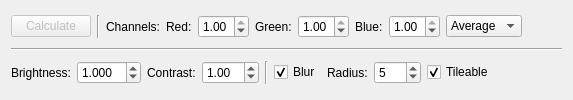
            <widget class="QWidget" name="tab_displace">
             <property name="enabled">
              <bool>true</bool>
             </property>
             <attribute name="title">
              <string>Displacementmap</string>
             </attribute>
             <layout class="QVBoxLayout" name="verticalLayout_5">
              <item>
               <layout class="QHBoxLayout" name="horizontalLayout_6">
                <item>
                 <widget class="QPushButton" name="pushButton_calcDisplace">
                  <property name="enabled">
                   <bool>false</bool>
                  </property>
                  <property name="text">
                   <string>Calculate</string>
                  </property>
                  <property name="flat">
                   <bool>false</bool>
                  </property>
                 </widget>
                </item>
                <item>
                 <widget class="Line" name="line_3">
                  <property name="orientation">
                   <enum>Qt::Vertical</enum>
                  </property>
                 </widget>
                </item>
                <item>
                 <widget class="QLabel" name="label_6">
                  <property name="text">
                   <string>Channels:</string>
                  </property>
                 </widget>
                </item>
                <item>
                 <widget class="QLabel" name="label_14">
                  <property name="text">
                   <string>Red:</string>
                  </property>
                 </widget>
                </item>
                <item>
                 <widget class="QDoubleSpinBox" name="doubleSpinBox_displace_redMul">
                  <property name="decimals">
                   <number>2</number>
                  </property>
                  <property name="maximum">
                   <double>1.000000000000000</double>
                  </property>
                  <property name="singleStep">
                   <double>0.100000000000000</double>
                  </property>
                  <property name="value">
                   <double>1.000000000000000</double>
                  </property>
                 </widget>
                </item>
                <item>
                 <widget class="QLabel" name="label_15">
                  <property name="text">
                   <string>Green:</string>
                  </property>
                 </widget>
                </item>
                <item>
                 <widget class="QDoubleSpinBox" name="doubleSpinBox_displace_greenMul">
                  <property name="decimals">
                   <number>2</number>
                  </property>
                  <property name="maximum">
                   <double>1.000000000000000</double>
                  </property>
                  <property name="singleStep">
                   <double>0.100000000000000</double>
                  </property>
                  <property name="value">
                   <double>1.000000000000000</double>
                  </property>
                 </widget>
                </item>
                <item>
                 <widget class="QLabel" name="label_16">
                  <property name="text">
                   <string>Blue:</string>
                  </property>
                 </widget>
                </item>
                <item>
                 <widget class="QDoubleSpinBox" name="doubleSpinBox_displace_blueMul">
                  <property name="decimals">
                   <number>2</number>
                  </property>
                  <property name="maximum">
                   <double>1.000000000000000</double>
                  </property>
                  <property name="singleStep">
                   <double>0.100000000000000</double>
                  </property>
                  <property name="value">
                   <double>1.000000000000000</double>
                  </property>
                 </widget>
                </item>
                <item>
                 <widget class="QComboBox" name="comboBox_mode_displace">
                  <item>
                   <property name="text">
                    <string>Average</string>
                   </property>
                  </item>
                  <item>
                   <property name="text">
                    <string>Max</string>
                   </property>
                  </item>
                 </widget>
                </item>
                <item>
                 <spacer name="horizontalSpacer_6">
                  <property name="orientation">
                   <enum>Qt::Horizontal</enum>
                  </property>
                  <property name="sizeHint" stdset="0">
                   <size>
                    <width>40</width>
                    <height>20</height>
                   </size>
                  </property>
                 </spacer>
                </item>
               </layout>
              </item>
              <item>
               <widget class="Line" name="line_8">
                <property name="orientation">
                 <enum>Qt::Horizontal</enum>
                </property>
               </widget>
              </item>
              <item>
               <layout class="QHBoxLayout" name="horizontalLayout_7">
                <item>
                 <widget class="QLabel" name="label_17">
                  <property name="text">
                   <string>Brightness:</string>
                  </property>
                 </widget>
                </item>
                <item>
                 <widget class="QDoubleSpinBox" name="doubleSpinBox_displace_scale">
                  <property name="decimals">
                   <number>3</number>
                  </property>
                  <property name="singleStep">
                   <double>0.100000000000000</double>
                  </property>
                  <property name="value">
                   <double>1.000000000000000</double>
                  </property>
                 </widget>
                </item>
                <item>
                 <widget class="QLabel" name="label_18">
                  <property name="text">
                   <string>Contrast:</string>
                  </property>
                 </widget>
                </item>
                <item>
                 <widget class="QDoubleSpinBox" name="doubleSpinBox_displace_contrast">
                  <property name="singleStep">
                   <double>0.100000000000000</double>
                  </property>
                  <property name="value">
                   <double>1.000000000000000</double>
                  </property>
                 </widget>
                </item>
                <item>
                 <widget class="Line" name="line_11">
                  <property name="orientation">
                   <enum>Qt::Vertical</enum>
                  </property>
                 </widget>
                </item>
                <item>
                 <widget class="QCheckBox" name="checkBox_displace_blur">
                  <property name="text">
                   <string>Blur</string>
                  </property>
                  <property name="checked">
                   <bool>true</bool>
                  </property>
                 </widget>
                </item>
                <item>
                 <widget class="QLabel" name="label_21">
                  <property name="enabled">
                   <bool>true</bool>
                  </property>
                  <property name="text">
                   <string>Radius:</string>
                  </property>
                 </widget>
                </item>
                <item>
                 <widget class="QSpinBox" name="spinBox_displace_blurRadius">
                  <property name="enabled">
                   <bool>true</bool>
                  </property>
                  <property name="minimum">
                   <number>1</number>
                  </property>
                  <property name="maximum">
                   <number>999</number>
                  </property>
                  <property name="value">
                   <number>5</number>
                  </property>
                 </widget>
                </item>
                <item>
                 <widget class="QCheckBox" name="checkBox_displace_blur_tileable">
                  <property name="enabled">
                   <bool>true</bool>
                  </property>
                  <property name="text">
                   <string>Tileable</string>
                  </property>
                  <property name="checked">
                   <bool>true</bool>
                  </property>
                 </widget>
                </item>
                <item>
                 <spacer name="horizontalSpacer_8">
                  <property name="orientation">
                   <enum>Qt::Horizontal</enum>
                  </property>
                  <property name="sizeHint" stdset="0">
                   <size>
                    <width>40</width>
                    <height>20</height>
                   </size>
                  </property>
                 </spacer>
                </item>
               </layout>
              </item>
             </layout>
            </widget>
